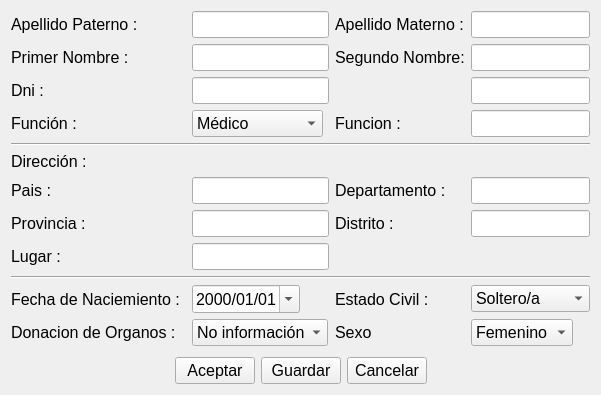
<?xml version="1.0" encoding="UTF-8"?>
<ui version="4.0">
 <class>newpersonal_personal_ui</class>
 <widget class="QWidget" name="newpersonal_personal_ui">
  <property name="geometry">
   <rect>
    <x>0</x>
    <y>0</y>
    <width>519</width>
    <height>327</height>
   </rect>
  </property>
  <property name="windowTitle">
   <string>Personal</string>
  </property>
  <property name="windowIcon">
   <iconset resource="rc.qrc">
    <normaloff>:/new/Add-Male-User.png</normaloff>:/new/Add-Male-User.png</iconset>
  </property>
  <layout class="QGridLayout" name="gridLayout_3">
   <item row="0" column="0">
    <layout class="QGridLayout" name="gridLayout_2">
     <item row="0" column="0" colspan="2">
      <widget class="QLabel" name="label_2">
       <property name="font">
        <font>
         <pointsize>12</pointsize>
        </font>
       </property>
       <property name="text">
        <string>Apellido Paterno :</string>
       </property>
      </widget>
     </item>
     <item row="0" column="2" colspan="2">
      <widget class="QLineEdit" name="lineEdit_FatherName">
       <property name="font">
        <font>
         <pointsize>12</pointsize>
        </font>
       </property>
      </widget>
     </item>
     <item row="0" column="4">
      <widget class="QLabel" name="label_3">
       <property name="font">
        <font>
         <pointsize>12</pointsize>
        </font>
       </property>
       <property name="text">
        <string>Apellido Materno :</string>
       </property>
      </widget>
     </item>
     <item row="0" column="5">
      <widget class="QLineEdit" name="lineEdit_MotherName">
       <property name="font">
        <font>
         <pointsize>12</pointsize>
        </font>
       </property>
      </widget>
     </item>
     <item row="1" column="0" colspan="2">
      <widget class="QLabel" name="label_5">
       <property name="font">
        <font>
         <pointsize>12</pointsize>
        </font>
       </property>
       <property name="text">
        <string>Primer Nombre :</string>
       </property>
      </widget>
     </item>
     <item row="1" column="2" colspan="2">
      <widget class="QLineEdit" name="lineEdit_FirstName">
       <property name="font">
        <font>
         <pointsize>12</pointsize>
        </font>
       </property>
      </widget>
     </item>
     <item row="1" column="4">
      <widget class="QLabel" name="label_6">
       <property name="font">
        <font>
         <pointsize>12</pointsize>
        </font>
       </property>
       <property name="text">
        <string>Segundo Nombre:</string>
       </property>
      </widget>
     </item>
     <item row="1" column="5">
      <widget class="QLineEdit" name="lineEdit_SecondName">
       <property name="font">
        <font>
         <pointsize>12</pointsize>
        </font>
       </property>
      </widget>
     </item>
     <item row="2" column="0">
      <widget class="QLabel" name="label_7">
       <property name="font">
        <font>
         <pointsize>12</pointsize>
        </font>
       </property>
       <property name="text">
        <string>Dni :</string>
       </property>
      </widget>
     </item>
     <item row="2" column="2" colspan="2">
      <widget class="QLineEdit" name="lineEdit_Dni">
       <property name="font">
        <font>
         <pointsize>12</pointsize>
        </font>
       </property>
      </widget>
     </item>
     <item row="3" column="0" colspan="2">
      <widget class="QLabel" name="label_10">
       <property name="font">
        <font>
         <pointsize>12</pointsize>
        </font>
       </property>
       <property name="text">
        <string>Función :</string>
       </property>
      </widget>
     </item>
     <item row="3" column="4">
      <widget class="QLabel" name="label_funcion">
       <property name="font">
        <font>
         <pointsize>12</pointsize>
        </font>
       </property>
       <property name="text">
        <string>Funcion :</string>
       </property>
      </widget>
     </item>
     <item row="3" column="5">
      <widget class="QLineEdit" name="lineEdit_funcion">
       <property name="font">
        <font>
         <pointsize>12</pointsize>
        </font>
       </property>
      </widget>
     </item>
     <item row="4" column="0" colspan="6">
      <widget class="Line" name="line_2">
       <property name="font">
        <font>
         <pointsize>12</pointsize>
        </font>
       </property>
       <property name="orientation">
        <enum>Qt::Horizontal</enum>
       </property>
      </widget>
     </item>
     <item row="5" column="0" colspan="2">
      <widget class="QLabel" name="label_15">
       <property name="font">
        <font>
         <pointsize>12</pointsize>
        </font>
       </property>
       <property name="text">
        <string>Dirección :</string>
       </property>
      </widget>
     </item>
     <item row="6" column="0" colspan="2">
      <widget class="QLabel" name="label">
       <property name="font">
        <font>
         <pointsize>12</pointsize>
        </font>
       </property>
       <property name="text">
        <string>Pais :</string>
       </property>
      </widget>
     </item>
     <item row="6" column="2" colspan="2">
      <widget class="QLineEdit" name="lineEdit_Country">
       <property name="font">
        <font>
         <pointsize>12</pointsize>
        </font>
       </property>
       <property name="text">
        <string/>
       </property>
      </widget>
     </item>
     <item row="6" column="4">
      <widget class="QLabel" name="label_4">
       <property name="font">
        <font>
         <pointsize>12</pointsize>
        </font>
       </property>
       <property name="text">
        <string>Departamento :</string>
       </property>
      </widget>
     </item>
     <item row="6" column="5">
      <widget class="QLineEdit" name="lineEdit_Departamento">
       <property name="font">
        <font>
         <pointsize>12</pointsize>
        </font>
       </property>
      </widget>
     </item>
     <item row="7" column="0" colspan="2">
      <widget class="QLabel" name="label_9">
       <property name="font">
        <font>
         <pointsize>12</pointsize>
        </font>
       </property>
       <property name="text">
        <string>Provincia :</string>
       </property>
      </widget>
     </item>
     <item row="7" column="2" colspan="2">
      <widget class="QLineEdit" name="lineEdit_Provincia">
       <property name="font">
        <font>
         <pointsize>12</pointsize>
        </font>
       </property>
      </widget>
     </item>
     <item row="7" column="4">
      <widget class="QLabel" name="label_25">
       <property name="font">
        <font>
         <pointsize>12</pointsize>
        </font>
       </property>
       <property name="text">
        <string>Distrito :</string>
       </property>
      </widget>
     </item>
     <item row="7" column="5">
      <widget class="QLineEdit" name="lineEdit_Distrito">
       <property name="font">
        <font>
         <pointsize>12</pointsize>
        </font>
       </property>
      </widget>
     </item>
     <item row="8" column="0" colspan="2">
      <widget class="QLabel" name="label_24">
       <property name="font">
        <font>
         <pointsize>12</pointsize>
        </font>
       </property>
       <property name="text">
        <string>Lugar :</string>
       </property>
      </widget>
     </item>
     <item row="8" column="2" colspan="2">
      <widget class="QLineEdit" name="lineEdit_Lugar">
       <property name="font">
        <font>
         <pointsize>12</pointsize>
        </font>
       </property>
      </widget>
     </item>
     <item row="9" column="0" colspan="6">
      <widget class="Line" name="line_3">
       <property name="font">
        <font>
         <pointsize>12</pointsize>
        </font>
       </property>
       <property name="orientation">
        <enum>Qt::Horizontal</enum>
       </property>
      </widget>
     </item>
     <item row="10" column="4">
      <widget class="QLabel" name="label_21">
       <property name="font">
        <font>
         <pointsize>12</pointsize>
        </font>
       </property>
       <property name="text">
        <string>Estado Civil :</string>
       </property>
      </widget>
     </item>
     <item row="10" column="5">
      <widget class="QComboBox" name="comboBox_MaritalStatus">
       <property name="sizePolicy">
        <sizepolicy hsizetype="Fixed" vsizetype="Fixed">
         <horstretch>0</horstretch>
         <verstretch>0</verstretch>
        </sizepolicy>
       </property>
       <property name="font">
        <font>
         <pointsize>12</pointsize>
        </font>
       </property>
       <item>
        <property name="text">
         <string>Soltero/a</string>
        </property>
       </item>
       <item>
        <property name="text">
         <string>Casado/a</string>
        </property>
       </item>
       <item>
        <property name="text">
         <string>Divorciado/a</string>
        </property>
       </item>
       <item>
        <property name="text">
         <string>Viudo/a</string>
        </property>
       </item>
      </widget>
     </item>
     <item row="11" column="4">
      <widget class="QLabel" name="label_22">
       <property name="font">
        <font>
         <pointsize>12</pointsize>
        </font>
       </property>
       <property name="text">
        <string>Sexo</string>
       </property>
      </widget>
     </item>
     <item row="11" column="5">
      <widget class="QComboBox" name="comboBox_Sex">
       <property name="sizePolicy">
        <sizepolicy hsizetype="Fixed" vsizetype="Fixed">
         <horstretch>0</horstretch>
         <verstretch>0</verstretch>
        </sizepolicy>
       </property>
       <property name="font">
        <font>
         <pointsize>12</pointsize>
        </font>
       </property>
       <item>
        <property name="text">
         <string>Femenino</string>
        </property>
       </item>
       <item>
        <property name="text">
         <string>Masculino</string>
        </property>
       </item>
      </widget>
     </item>
     <item row="10" column="0">
      <widget class="QLabel" name="label_20">
       <property name="font">
        <font>
         <pointsize>12</pointsize>
        </font>
       </property>
       <property name="text">
        <string>Fecha de Naciemiento :</string>
       </property>
      </widget>
     </item>
     <item row="11" column="0">
      <widget class="QLabel" name="label_11">
       <property name="font">
        <font>
         <pointsize>12</pointsize>
        </font>
       </property>
       <property name="text">
        <string>Donacion de Organos :</string>
       </property>
      </widget>
     </item>
     <item row="10" column="2" colspan="2">
      <widget class="QDateEdit" name="dateEdit_DateofBirth">
       <property name="sizePolicy">
        <sizepolicy hsizetype="Fixed" vsizetype="Fixed">
         <horstretch>0</horstretch>
         <verstretch>0</verstretch>
        </sizepolicy>
       </property>
       <property name="font">
        <font>
         <pointsize>12</pointsize>
        </font>
       </property>
       <property name="currentSection">
        <enum>QDateTimeEdit::YearSection</enum>
       </property>
       <property name="displayFormat">
        <string>yyyy/MM/dd</string>
       </property>
       <property name="calendarPopup">
        <bool>true</bool>
       </property>
      </widget>
     </item>
     <item row="11" column="2" colspan="2">
      <widget class="QComboBox" name="comboBox_OrganDonor">
       <property name="sizePolicy">
        <sizepolicy hsizetype="Fixed" vsizetype="Fixed">
         <horstretch>0</horstretch>
         <verstretch>0</verstretch>
        </sizepolicy>
       </property>
       <property name="font">
        <font>
         <pointsize>12</pointsize>
        </font>
       </property>
       <item>
        <property name="text">
         <string>No información</string>
        </property>
       </item>
       <item>
        <property name="text">
         <string>Si</string>
        </property>
       </item>
       <item>
        <property name="text">
         <string>No</string>
        </property>
       </item>
      </widget>
     </item>
     <item row="3" column="2">
      <widget class="QComboBox" name="comboBox_tipo">
       <property name="sizePolicy">
        <sizepolicy hsizetype="Fixed" vsizetype="Fixed">
         <horstretch>0</horstretch>
         <verstretch>0</verstretch>
        </sizepolicy>
       </property>
       <property name="font">
        <font>
         <pointsize>12</pointsize>
        </font>
       </property>
       <item>
        <property name="text">
         <string>Médico</string>
        </property>
       </item>
       <item>
        <property name="text">
         <string>Enfermera</string>
        </property>
       </item>
       <item>
        <property name="text">
         <string>Recepcionista</string>
        </property>
       </item>
       <item>
        <property name="text">
         <string>Otro</string>
        </property>
       </item>
      </widget>
     </item>
     <item row="2" column="5">
      <widget class="QLineEdit" name="lineEdit_dni_to_insert">
       <property name="font">
        <font>
         <pointsize>12</pointsize>
        </font>
       </property>
      </widget>
     </item>
    </layout>
   </item>
   <item row="1" column="0">
    <spacer name="verticalSpacer">
     <property name="font">
      <font>
       <pointsize>12</pointsize>
      </font>
     </property>
     <property name="orientation">
      <enum>Qt::Vertical</enum>
     </property>
     <property name="sizeType">
      <enum>QSizePolicy::Fixed</enum>
     </property>
     <property name="sizeHint" stdset="0">
      <size>
       <width>20</width>
       <height>5</height>
      </size>
     </property>
    </spacer>
   </item>
   <item row="2" column="0">
    <layout class="QGridLayout" name="gridLayout">
     <item row="0" column="0">
      <spacer name="horizontalSpacer">
       <property name="font">
        <font>
         <pointsize>12</pointsize>
        </font>
       </property>
       <property name="orientation">
        <enum>Qt::Horizontal</enum>
       </property>
       <property name="sizeHint" stdset="0">
        <size>
         <width>40</width>
         <height>20</height>
        </size>
       </property>
      </spacer>
     </item>
     <item row="0" column="1">
      <widget class="QPushButton" name="pushButton_Acept">
       <property name="font">
        <font>
         <pointsize>12</pointsize>
        </font>
       </property>
       <property name="text">
        <string>Aceptar</string>
       </property>
      </widget>
     </item>
     <item row="0" column="2">
      <widget class="QPushButton" name="pushButton_Save">
       <property name="font">
        <font>
         <pointsize>12</pointsize>
        </font>
       </property>
       <property name="text">
        <string>Guardar</string>
       </property>
      </widget>
     </item>
     <item row="0" column="3">
      <widget class="QPushButton" name="pushButton_Cancel">
       <property name="font">
        <font>
         <pointsize>12</pointsize>
        </font>
       </property>
       <property name="text">
        <string>Cancelar</string>
       </property>
      </widget>
     </item>
     <item row="0" column="4">
      <spacer name="horizontalSpacer_2">
       <property name="orientation">
        <enum>Qt::Horizontal</enum>
       </property>
       <property name="sizeHint" stdset="0">
        <size>
         <width>40</width>
         <height>20</height>
        </size>
       </property>
      </spacer>
     </item>
    </layout>
   </item>
  </layout>
 </widget>
 <tabstops>
  <tabstop>lineEdit_FatherName</tabstop>
  <tabstop>lineEdit_MotherName</tabstop>
  <tabstop>lineEdit_FirstName</tabstop>
  <tabstop>lineEdit_SecondName</tabstop>
  <tabstop>lineEdit_Dni</tabstop>
  <tabstop>comboBox_tipo</tabstop>
  <tabstop>lineEdit_funcion</tabstop>
  <tabstop>lineEdit_Country</tabstop>
  <tabstop>lineEdit_Departamento</tabstop>
  <tabstop>lineEdit_Provincia</tabstop>
  <tabstop>lineEdit_Distrito</tabstop>
  <tabstop>lineEdit_Lugar</tabstop>
  <tabstop>dateEdit_DateofBirth</tabstop>
  <tabstop>comboBox_MaritalStatus</tabstop>
  <tabstop>comboBox_OrganDonor</tabstop>
  <tabstop>comboBox_Sex</tabstop>
  <tabstop>pushButton_Acept</tabstop>
  <tabstop>pushButton_Save</tabstop>
  <tabstop>pushButton_Cancel</tabstop>
 </tabstops>
 <resources>
  <include location="rc.qrc"/>
 </resources>
 <connections/>
</ui>
